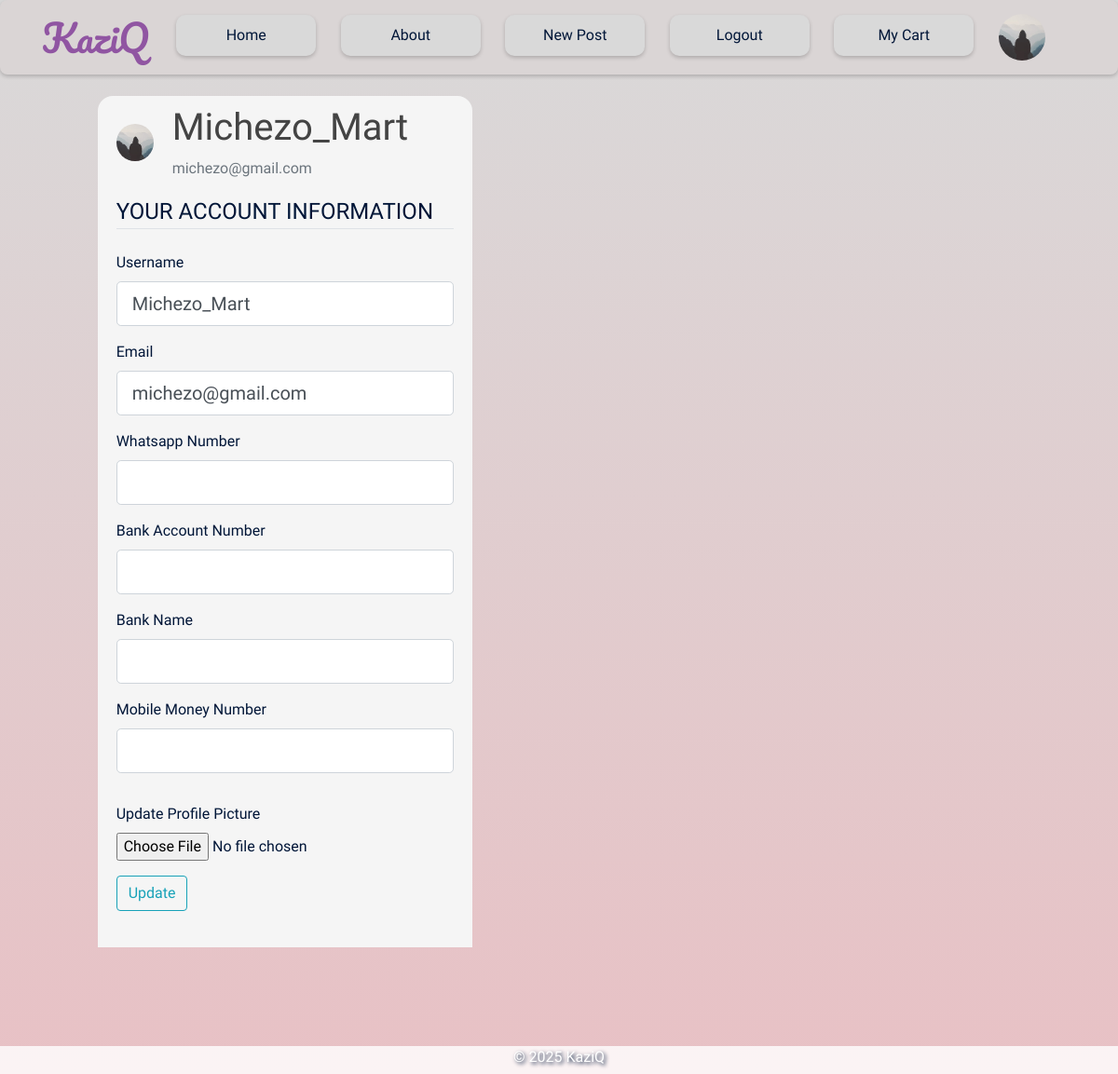
Screenshot of /account (signed in) with the database file from the repository.
### flaskblog/models.py (models this page shows)
class User(db.Model, UserMixin):
    id = db.Column(db.Integer, primary_key=True)
    username = db.Column(db.String(20), unique=True, nullable=False)
    email = db.Column(db.String(120), unique=True, nullable=False)
    whatsapp = db.Column(db.String(20), nullable=False)
    image_file = db.Column(db.String(20), nullable=False, default='default.jpg')
    password = db.Column(db.String(60), nullable=False)
    is_admin = db.Column(db.Boolean, nullable=False, default=False)
    account_balance = db.Column(db.Float, default=0.0)  # Current available balance
    total_sales = db.Column(db.Float, default=0.0)      # Lifetime sales
    bank_account = db.Column(db.String(50), nullable=True)
    bank_name = db.Column(db.String(100), nullable=True)
    phone_for_payment = db.Column(db.String(20), nullable=True)
    posts = db.relationship('Post', backref='author', lazy=True)
    def __repr__(self):
        return f"User('{self.username}', '{self.email}', '{self.image_file}')"

### flaskblog/routes.py (the view)
@app.route('/account', methods=['GET', 'POST'])
@login_required
def account():
    print(f"Current User: {current_user}")  # Debugging statement
    print(f"Is Authenticated: {current_user.is_authenticated}")  # Debugging statement
    form = UpdateAccountForm()
    if form.validate_on_submit():
        if form.picture.data:
            picture_file = save_picture(form.picture.data)
            current_user.image_file = picture_file
        current_user.username = form.username.data
        current_user.email = form.email.data
        db.session.commit()
        flash('Account updated successfully', 'success')
        return redirect(url_for('account'))
    elif request.method == 'GET':
        form.username.data = current_user.username
        form.email.data = current_user.email
    image_file = url_for('static', filename='profile_pics/' + current_user.image_file)
    return render_template('account.html', title='Account', image_file=image_file, form=form)

### flaskblog/forms.py (shortened to what this page needs)
class UpdateAccountForm(FlaskForm):
    username = StringField('Username', validators=[DataRequired(), Length(min=2, max=20)])
    email = StringField('Email', validators=[DataRequired(), Email()])
    whatsapp = StringField('Whatsapp Number', validators=[DataRequired(), Length(min=10, max=15)])
    bank_account = StringField('Bank Account Number', validators=[Optional(), Length(max=50)])
    bank_name = StringField('Bank Name', validators=[Optional(), Length(max=100)])
    phone_for_payment = StringField('Mobile Money Number', validators=[Optional(), Length(max=20)])
    picture = FileField('Update Profile Picture', validators=[FileAllowed(['jpg', 'png', 'jpeg'])])
    submit = SubmitField('Update')

### flaskblog/__init__.py (called while the page is built)
@login_manager.user_loader
def load_user(user_id):
    return User.query.get(int(user_id))

@app.context_processor
def inject_min_max():
    return dict(min=min, max=max)

### flaskblog/templates/account.html (shortened to what this page needs)
{% extends 'layout.html' %}
{% block content %}
    <div class="content-section account-content">
        <div class="account-header">
            <img class="rounded-circle account-img" id="account-img" src="{{ image_file }}" >
            <div class="media-body">
                <h4 class="account-heading">{{ current_user.username }}</h4>
                <p class="text-secondary">{{ current_user.email }}</p>
            </div>
        </div>
        <form method="POST" action="" enctype="multipart/form-data">
            <fieldset class = 'form-group'>
                <legend class="border-bottom mb-4">
                    YOUR ACCOUNT INFORMATION
                </legend>
                <div class="form-group">
                    {{form.username.label(class="form-control-label")}}
                    {% if form.username.errors %}
                        {{form.username(class="form-control form-control-lg is-invalid")}}
                        <div class="invalid-feedback">
                            {% for error in form.username.errors %}
                                <span>{{error}}</span>
                            {% endfor %}
                        </div>
                    {% else %}
                        {{form.username(class="form-control form-control-lg")}}
                    {% endif %}
                </div>
                <div class="form-group">
                    {{form.email.label(class="form-control-label")}}
                    {% if form.email.errors %}
                        {{form.email(class="form-control form-control-lg is-invalid")}}
                        <div class="invalid-feedback">
                            {% for error in form.email.errors %}
                                <span>{{error}}</span>
                            {% endfor %}
                        </div>
                    {% else %}
                        {{form.email(class="form-control form-control-lg")}}
                    {% endif %}
                </div>
                <div class="form-group">
                    {{form.whatsapp.label(class="form-control-label")}}
                    {% if form.whatsapp.errors %}
                        {{form.whatsapp(class="form-control form-control-lg is-invalid")}}
                        <div class="invalid-feedback">
                            {% for error in form.whatsapp.errors %}
                                <span>{{error}}</span>
                            {% endfor %}
                        </div>
                    {% else %}
                        {{form.whatsapp(class="form-control form-control-lg")}}
                    {% endif %}
                </div>
                <div class="form-group">
                    {{form.bank_account.label(class="form-control-label")}}
                    {% if form.bank_account.errors %}
                        {{form.bank_account(class="form-control form-control-lg is-invalid")}}
                        <div class="invalid-feedback">
                            {% for error in form.bank_account.errors %}
                                <span>{{error}}</span>
                            {% endfor %}
                        </div>
                    {% else %}
                        {{form.bank_account(class="form-control form-control-lg")}}
                    {% endif %}
                </div>
                <div class="form-group">
                    {{form.bank_name.label(class="form-control-label")}}
                    {% if form.bank_name.errors %}
                        {{form.bank_name(class="form-control form-control-lg is-invalid")}}
                        <div class="invalid-feedback">
                            {% for error in form.bank_name.errors %}
                                <span>{{error}}</span>
                            {% endfor %}
                        </div>
                    {% else %}
                        {{form.bank_name(class="form-control form-control-lg")}}
                    {% endif %}
                </div>
                <div class="form-group">
                    {{form.phone_for_payment.label(class="form-control-label")}}
                    {% if form.phone_for_payment.errors %}
                        {{form.phone_for_payment(class="form-control form-control-lg is-invalid")}}
                        <div class="invalid-feedback">
                            {% for error in form.phone_for_payment.errors %}
                                <span>{{error}}</span>
                            {% endfor %}
                        </div>
                    {% else %}
                        {{form.phone_for_payment(class="form-control form-control-lg")}}
                    {% endif %}
                </div>
            </fieldset>
            <div class="form-group">
                {{form.picture.label()}}
                {{form.picture(class="form-control-file")}}
            </div>
            <div class="form-group">
            {{form.submit(class="btn btn-outline-info")}}
            </div>
        </form>
    </div>
{% endblock %}

### flaskblog/templates/layout.html (shortened to what this page needs)
<!DOCTYPE html>
<html lang="en">
<head>
    <link rel="stylesheet" href="https://cdn.jsdelivr.net/npm/bootstrap@4.3.1/dist/css/bootstrap.min.css">
    <link rel="stylesheet" type="text/css" href="{{ url_for('static', filename='main.css') }}">
    <link href="https://cdnjs.cloudflare.com/ajax/libs/font-awesome/5.15.4/css/all.min.css" rel="stylesheet">
</head>
<body>
    <header class="site-header">
        <nav class="navbar navbar-expand-md" id="navbar">
            <div class="container">
                <a class="navbar-brand" href="/">KaziQ</a>
                <div class="collapse navbar-collapse" id="navbarToggle">
                    <div class="navbar-nav mr-auto" id="navbar-nav">
                        <a class="nav-item nav-link" href="{{url_for('home')}}">Home</a>
                        <a class="nav-item nav-link" href="{{url_for('about')}}">About</a>
                        {% if current_user.is_authenticated %}
                        <a class="nav-item nav-link" href="{{url_for('new_post')}}">New Post</a>
                        <a class="nav-item nav-link" href="{{url_for('logout')}}">Logout</a>
                        <a class='nav-item nav-link' href="{{url_for('view_cart')}}">My Cart</a>
                        <a href="{{ url_for('account') }}">
                            <img src="{{ url_for('static', filename='profile_pics/' + current_user.image_file) }}" alt="Profile" class="rounded-circle account-img">
                        </a>
                        {% else %}
                            <a class="nav-item nav-link" href="{{url_for('login')}}">Login</a>
                            <a class="nav-item nav-link" href="{{url_for('register')}}">Register</a>
                        {% endif %}
                    </div>
                </div>
            </div>
        </nav>
    </header>
    <main role="main" class="container mt-5 pt-5">
        <div class="row">
            <div class="content-container">
                <div class="body-content">
                    <div class="wholebar">
                        <div class="actual-content">
                            {% block content %}{% endblock %}
                        </div>
                        <div class="sidebar">
                        </div>
                    </div>
                </div>
            </div>
        </div>
    </main>
    <footer>
        <div class="footer-container">
            <div class="footer">
                <p>&copy; 2025 KaziQ</p>
            </div>
        </div>
    </footer>
</body>
</html>

### flaskblog/static/main.css (style rules this page uses)
body { background-image: linear-gradient(to bottom, #D9D9D9, #E8C1C5); background-repeat: no-repeat; background-position:center; background-attachment: fixed; font-family: "Itim", cursive; font-weight: 400; font-style: normal; color: #011638; margin:0; }
h1, h2, h3, h4, h5, h6 { color: #444444; }
#navbar { background-color:#dad5d5; width: 100%; height: 80px; border-radius:8px; box-shadow: 0 2px 4px 0 rgba(0,0,0,0.2); margin-top: 0; display:flex; justify-content:center; align-items:center; }
#navbar-nav { width:100%; display:flex; justify-content:space-around; align-items:end; margin-top:-5px; }
.navbar-nav .account-img { height: 50px; width: 50px; border-radius: 50%; margin-right: 20px; margin-bottom:-5px; }
.navbar-nav { margin:0; width:100%; display:flex; justify-content:space-around; }
.navbar-brand { font-family: "Pacifico", cursive; font-weight: 400; font-style: normal; color: #9055A2; font-size:2.5rem; }
.nav-item { font-family: "Itim", cursive; font-weight: 400; font-style: normal; color: #011638; width:150px; text-align:center; }
.account-content { padding:20px; }
.account-header { display:flex; justify-content:center; align-items:center; margin:-10px 0 0 0; }
#account-img { height:40px; width:40px; }
#account-img { text-align:center; }
.body-content { display:flex; justify-content:center; align-items:center; flex-direction:column; }
.navbar, .navbar-collapse { filter: none; pointer-events: auto; z-index: 1050; }
.content-container { display:flex; justify-content:center; align-items:center; margin:auto; }
.content-section { background: whitesmoke; border: none; border-radius: 1em; height:1000px; }
.actual-content { border: none; border-radius:1em; display: grid; gap: 20px; grid-template-columns: repeat(2, 1fr); height:100%; width:100%; margin-right:20px; }
.account-img { height: 125px; width: 125px; margin-right: 20px; margin-bottom: 16px; }
.account-heading { font-size: 2.5rem; }
footer { display:flex; justify-content:center; align-items:start; background-color: rgba(255, 255, 255, 0.8); width:100%; height: 35px; color:#ffffff; font-size:1rem; position:fixed; bottom:-5px; text-shadow: 2px 2px 4px #011638; }
.sidebar { width: 250px; padding: 20px; border-radius:1em; background:none; border-radius:0 1em 1em 0; text-align:center; }
.site-header .navbar-nav .nav-link { color:#011638; background-color:#D9D9D9; border-radius:10px; text-align:center; padding:10px 25px; transition: background-color 0.3s; box-shadow: 0 2px 4px 0 rgba(0,0,0,0.2); }
.wholebar { display:flex; justify-content:center; align-items:center; margin:-73px 0px 50px 60px; }

### rows the page displays
User: image_file (placeholder picture), username "Michezo_Mart", email "michezo@gmail.com"
